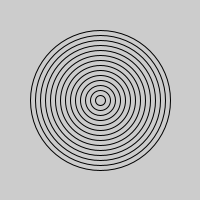
Frame 1 (no input)
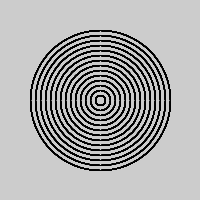
Frame 60 (the mouse pressed at the canvas centre just before this capture)
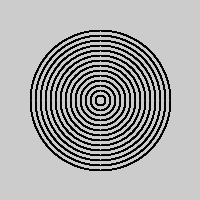
Frame 120 (the mouse held since frame 60 and released just before this capture)

The Processing sketch that drew these frames (run headless with seeded random() and noise(); from frame 60 on, the mouse is pressed at the canvas centre):

// Processing sketch: Bullsye
// ── Bullsye.pde
void setup(){
size (200,200);
}
void draw(){
  noFill();
  for(int i =0; i<15; i++){
    ellipse(100,100,(10 * i),(10 * i)); 
 
}
  
}
